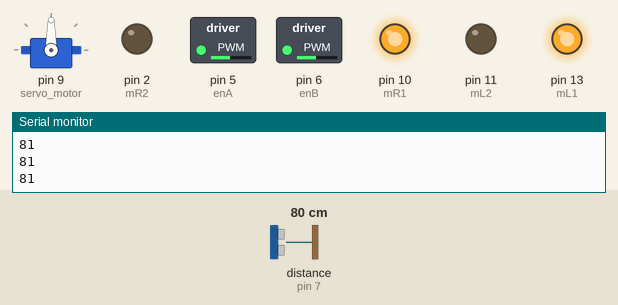
Simulated run of this sketch. Board: Arduino Uno, built with avr-gcc and run on an emulated ATmega328P. Shown: servo, switched loads named in the sketch (green lamp = pin HIGH), output pins drawn as LEDs (lit = HIGH), the last lines printed to the serial monitor. The test bench sets the inputs (shaded band); at power-on: distance to the obstacle (sensor on pin 7) 80 cm. The echo pulse lasts 58.3 µs per cm.

Above: at 4.0 s.
4.1 s: distance to the obstacle (sensor on pin 7) set to 22 cm
5.6 s: distance to the obstacle (sensor on pin 7) set to 17 cm
At 7.2 s:
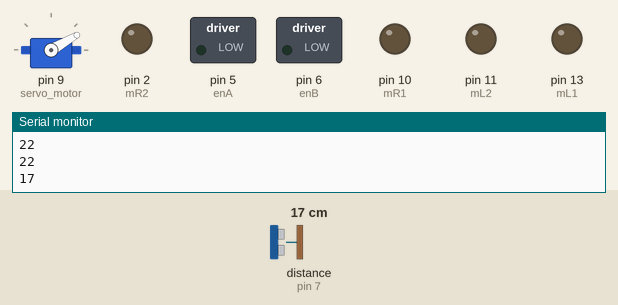
At 9.21 s:
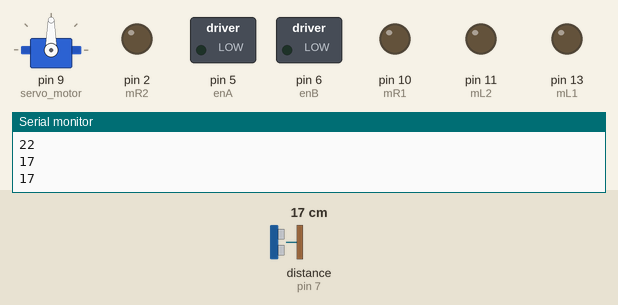
11.6 s: distance to the obstacle (sensor on pin 7) set to 2 cm
At 14.9 s:
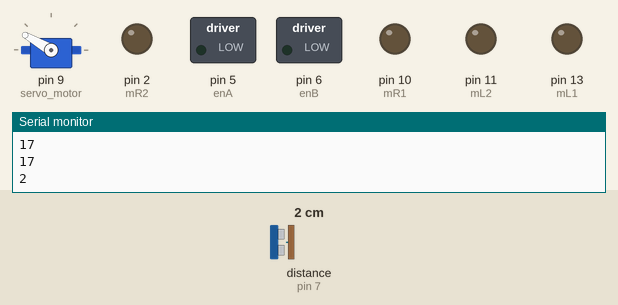
Timing chart, 0 to 20.6 s (numbered marks = the images above; inputs shaded):
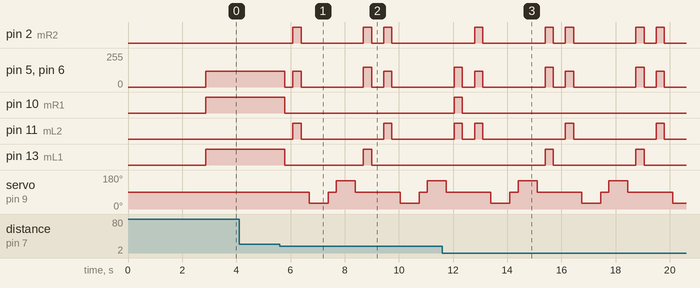

The sketch:

32.Autonomous_robot.ino
```cpp
#include <Servo.h>      // include library file of servo
#include<NewPing.h> // include library file of ultrasonic sensor
int mL1= 13;
int mL2= 11;
int mR1= 10;
int mR2= 2;
int enA= 5;
int enB= 6;
int Speed = 120;
int turnSpeed = 150;
#define TRIGGER_PIN  8    // Assign the ultrasonic sensor  trigpin
#define ECHO_PIN     7     // Assign the ultrasonic sensor echopin
#define MAX_DISTANCE 250

Servo servo_motor;
NewPing sonar(TRIGGER_PIN, ECHO_PIN, MAX_DISTANCE);


int distance = 100;

void setup()
{
  Serial.begin(9600);
pinMode(mL1, OUTPUT);
pinMode(mL2, OUTPUT);
pinMode(mR1, OUTPUT);
pinMode(mR2, OUTPUT);
pinMode(enA, OUTPUT);
pinMode(enB, OUTPUT);
servo_motor.attach(9);   // attach the servo motor to digital pin 9
servo_motor.write(90);    // rotate servo in 90 degree
delay(2000);
distance = readPing();
delay(100);
distance = readPing();
delay(100);
distance = readPing();
delay(100);
distance = readPing();
delay(100);
}
void loop()
{
int distanceRight = 0;
int distanceLeft = 0;
delay(50);
Serial.println(distance);
if (distance <= 20)
{
stop_now();
delay(300);
backward();
delay(300);
stop_now();
delay(300);
distanceRight = lookRight();
delay(300);
distanceLeft = lookLeft();
delay(300);
if (distanceRight > distanceLeft) // if right distance is greater than left distance
{
right();   // calling right function
delay(300);
stop_now();  // calling stop function
}
else
{
left();   // calling left function
delay(300);
stop_now();  // calling stop function
}
}
else{
forward(); // calling forward function
}


distance = readPing();
}

int lookRight()
{
servo_motor.write(30);  // rotate the servo in 30 degree
delay(500);
int distance = readPing();
delay(100);
servo_motor.write(90);  // rotate the servo in 90 degree
return distance;
}
int lookLeft()
{
servo_motor.write(150);
delay(500);
int distance = readPing();
delay(100);
servo_motor.write(90);
return distance;
}

int readPing()
{
delay(100);
int cm = sonar.ping_cm();
if (cm==0)
{
cm=250;
}
return cm;
}


void forward()
{
digitalWrite(mL1,HIGH);
digitalWrite(mL2,LOW);
digitalWrite(mR1,HIGH);
digitalWrite(mR2,LOW);
analogWrite(enA, Speed);
analogWrite(enB, Speed);
}
void backward()
{
digitalWrite(mL1,LOW);
digitalWrite(mL2,HIGH);
digitalWrite(mR1,LOW);
digitalWrite(mR2,HIGH);
analogWrite(enA, Speed);
analogWrite(enB, Speed);
}
void right()
{
digitalWrite(mL1,LOW);
digitalWrite(mL2,HIGH);
digitalWrite(mR1,HIGH);
digitalWrite(mR2,LOW);
analogWrite(enA, turnSpeed);
analogWrite(enB, turnSpeed);
}

void left() {
digitalWrite(mL1,HIGH);
digitalWrite(mL2,LOW);
digitalWrite(mR1,LOW);
digitalWrite(mR2,HIGH);
analogWrite(enA, turnSpeed);
analogWrite(enB, turnSpeed);
}
void stop_now()
{
digitalWrite(mL1,LOW);
digitalWrite(mL2,LOW);
digitalWrite(mR1,LOW);
digitalWrite(mR2,LOW);
analogWrite(enA,0);
analogWrite(enB,0);
}
```

Measured:
- the behaviour switches between 21 and 20 cm on distance to the obstacle (sensor on pin 7) (found by bisection; images 0 and 1)
- after the input at 5.6 s, pin 2 (mR2): goes HIGH 0.30 s, LOW 2.3 s, HIGH 0.30 s, LOW 0.45 s, HIGH 0.30 s, then LOW, starting after 0.49 s; pin 5 (enA): 120/255 → 0/255 after 0.19 s, → 120/255 0.30 s later, → 0/255 0.30 s later, → 150/255 2.3 s later, … (7 changes in this stretch)
- after the input at 11.6 s, pin 10 (mR1): LOW → HIGH after 0.45 s, → LOW 0.30 s later
